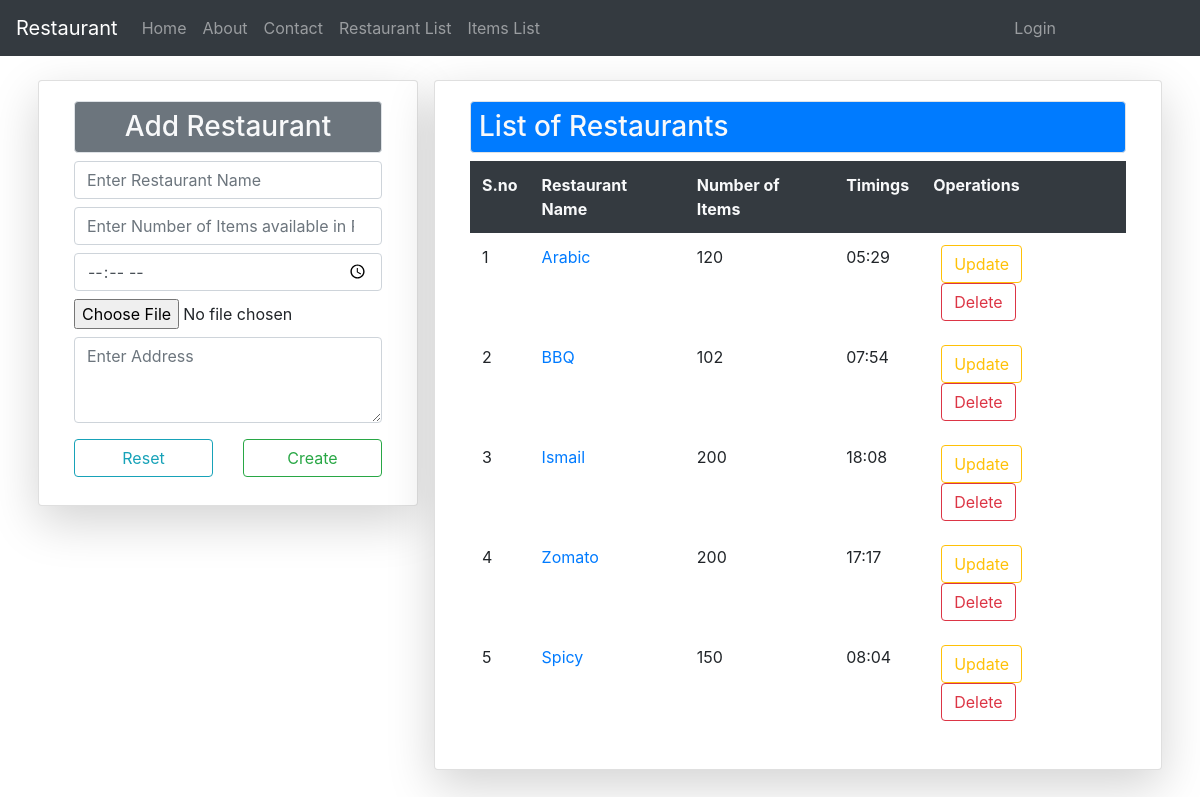
Page /rlist/ on the committed database.
### RestApp/models.py (models this page shows)
class Restaurant(models.Model):
	rname = models.CharField(max_length=30)
	nitems = models.IntegerField()
	timings = models.CharField(max_length=50)
	address = models.CharField(max_length=50)
	rsimg = models.ImageField(upload_to='Restaurantimages/',default='ics.jpg')

### RestApp/views.py (the view)
# urls.py: path('rlist/',views.restlist,name="rstl"),
def restlist(request):
	y = Restaurant.objects.all()
	if request.method == "POST":
		t = ReForm(request.POST,request.FILES)
		if t.is_valid():
			t.save()
			messages.success(request,"Restaurant Added Successfully")
			return redirect('/rlist')
	t = ReForm()
	return render(request,'app/restaurantlist.html',{'q':t,'a':y})

### RestApp/forms.py
class ReForm(forms.ModelForm):
	class Meta:
		model = Restaurant
		fields = ["rname","nitems","timings","rsimg","address"]
		widgets = {
		"rname":forms.TextInput(attrs={
			"class":"form-control my-2",
			"placeholder":"Enter Restaurant Name",
			}),
		"nitems":forms.NumberInput(attrs={
			"class":"form-control my-2",
			"placeholder":"Enter Number of Items available in Restaurant",
			}),
		"timings":forms.TextInput(attrs={
			"class":"form-control my-2",
			"placeholder":"Enter timings",
			"type":"time",
			}),
		"address":forms.Textarea(attrs={
			"class":"form-control my-2",
			"placeholder":"Enter Address",
			"rows":3,
			}),
		}

### RestApp/templates/app/restaurantlist.html (shortened to what this page needs)
{% extends 'app/base.html' %}
{% block content %}
<div class="container mt-4">
	<div class="row">
		<div class="card col-md-4 shadow-lg mx-2 h-100">
			<div class="card-body">
				<form method="post" enctype="multipart/form-data">
				<h3 class="text-center text-light bg-secondary p-2 border rounded">Add Restaurant</h3>
				{% for j in q %}
					{{j}}
				{% endfor %}
				<div class="row">
					<div class="col">
						<input type="reset" name="Reset" class="btn btn-outline-info my-2 form-control">
					</div>
					<div class="col">
						<input type="submit" value="Create" class="btn btn-outline-success my-2 form-control">
					</div>
				</div>
			</form>
			</div>
		</div>
		<div class="card col-md shadow-lg mx-2">
			<div class="card-body">
				<h3 class="text-light bg-primary p-2 border rounded">List of Restaurants</h3>
				<table class="table table-borderless table-hover">
					<tr class="bg-dark text-light">
						<th>S.no</th>
						<th>Restaurant Name</th>
						<th>Number of Items</th>
						<th>Timings</th>
						<th>Operations</th>
					</tr>
					{% for k in a %}
					<tr>
						<td>{{forloop.counter}}</td>
						<td><a href="{% url 'rsvw' k.id %}">{{k.rname}}</a></td>
						<td>{{k.nitems}}</td>
						<td>{{k.timings}}</td>
						<td><a href="{% url 'rsup' k.id %}" class="btn btn-outline-warning mx-2">Update</a><a href="{% url 'rsd' k.id %}" class="btn btn-outline-danger mx-2">Delete</a></td>
					</tr>
					{% endfor %}
				</table>
			</div>
		</div>
	</div>
</div>
{% endblock %}

### RestApp/templates/app/base.html (shortened to what this page needs)
{% load static %}
<!DOCTYPE html>
<html lang="en">
<head>
  <link rel="stylesheet" href="https://maxcdn.bootstrapcdn.com/bootstrap/4.5.2/css/bootstrap.min.css">
</head>
<body>
	{% include 'app/navbar.html' %}
	{% block content %}
	{% endblock %}
</body>
</html>

### RestApp/templates/app/navbar.html (shortened to what this page needs)
<nav class="navbar navbar-expand-sm bg-dark navbar-dark">
  <a class="navbar-brand" href="{% url 'hm' %}">Restaurant
  </a>
  <div class="collapse navbar-collapse" id="collapsibleNavbar">
  <ul class="navbar-nav">
    <li class="nav-item">
      <a class="nav-link" href="{% url 'hm' %}">Home</a>
    </li>
    <li class="nav-item">
      <a class="nav-link" href="{% url 'ab' %}">About</a>
    </li>
    <li class="nav-item">
      <a class="nav-link" href="{% url 'ct' %}">Contact</a>
    </li>
    <li class="nav-item">
      <a class="nav-link" href="{% url 'rstl' %}">Restaurant List</a>
    </li>
    <li class="nav-item">
      <a class="nav-link" href="{% url 'itl' %}">Items List</a>
    </li>
  </ul>
  <ul class="navbar-nav ml-auto" style="margin-right: 120px">
    <li class="nav-item">
      <a class="nav-link" href="#">Login</a>
    </li>
  </ul>
</div>
</nav>

### rows in the picture
Restaurant: rname "Arabic", nitems "120", timings "05:29"
Restaurant: rname "BBQ", nitems "102", timings "07:54"
Restaurant: rname "Ismail", nitems "200", timings "18:08"
Restaurant: rname "Zomato", nitems "200", timings "17:17"
Restaurant: rname "Spicy", nitems "150", timings "08:04"
